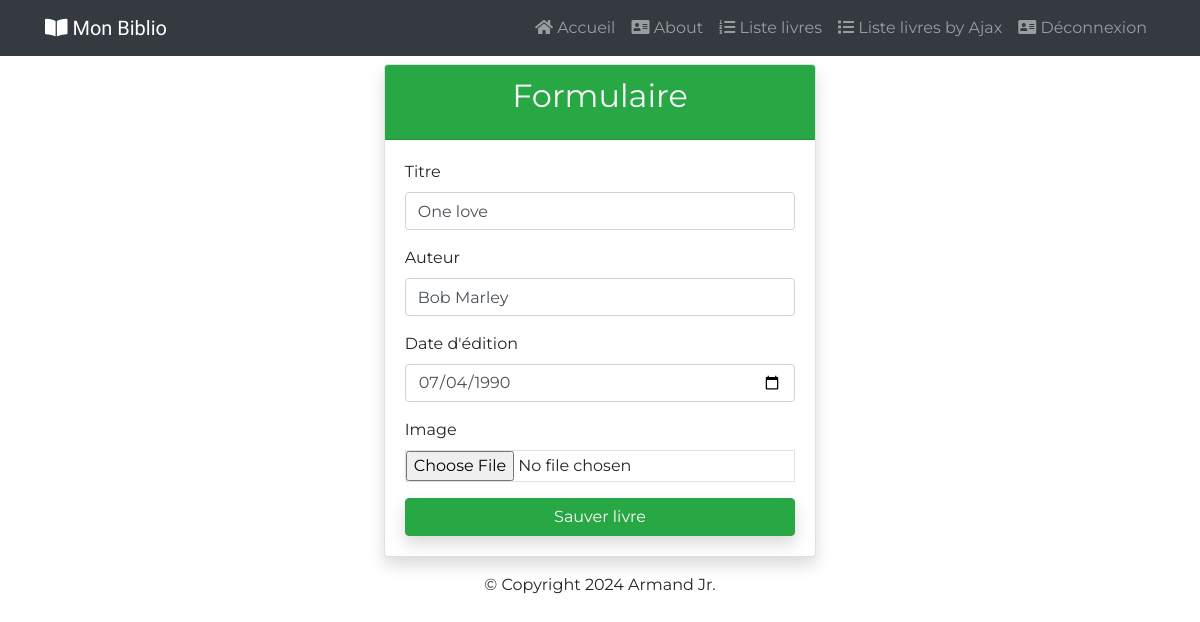
The app's page /index.php?p=update-livre&id=13 (signed in) with its own data.
### tables this page shows
CREATE TABLE IF NOT EXISTS `livres` (
  `id` int NOT NULL AUTO_INCREMENT,
  `titre` varchar(255) NOT NULL,
  `auteur` varchar(255) NOT NULL,
  `date_edition` date NOT NULL,
  `image` varchar(255) NOT NULL,
  `created_at` datetime NOT NULL DEFAULT CURRENT_TIMESTAMP,
  PRIMARY KEY (`id`)
);

### models/Livre.class.php (called while the page is built, shortened)
<?php
class Livre
{
    private $titre;
    private $auteur;
    private $date_edition;
    public function __construct($id, $titre, $auteur, $date_edition, $image, $created_at = null)
    {
        $this->titre        = $titre;
        $this->auteur       = $auteur;
        $this->date_edition = $date_edition;
    }
    public function getTitre()
    {
        return $this->titre;
    }
    public function getAuteur()
    {
        return $this->auteur;
    }
    public function getDateEdition()
    {
        return $this->date_edition;
    }
}

### models/DbConnection.class.php (called while the page is built, shortened)
<?php
abstract class DbConnection
{
    private static $pdo;
    private static function getConnection() : void
    {
        $dsn  = 'mysql:host=' . Config::DB_HOST . ';dbname=' . Config::DB_NAME;
        $user = Config::DB_USER;
        $pass = Config::DB_PASS;
        try
        {
            self::$pdo = new PDO($dsn, $user, $pass);
            self::$pdo->setAttribute(PDO::ATTR_ERRMODE, PDO::ERRMODE_EXCEPTION);
        }
        catch (PDOException $e)
        {
            echo "erreur de pdo {$e->getMessage()}";
        }
    }
    protected function getPdo() : mixed
    {
        return self::$pdo;
    }
}

### models/Services.class.php (called while the page is built, shortened)
<?php
require_once 'DbConnection.class.php';
abstract class Services extends DbConnection
{
    protected function verifyInput($data)
    {
        $data = trim($data);
        $data = stripslashes($data);
        $data = htmlspecialchars($data);
        return $data;
    }
    public function select($table) : self
    {
        $table = $this->verifyInput($table);
        return $this;
    }
    public function where($fields, $operand) : self
    {
        $fields = $this->verifyInput($fields);
        $operand = $this->verifyInput($operand);
        return $this;
    }
}

### views/livre/formulaire-livre.view.php (the view, shortened to what this page needs)
<?php if(isset($_GET['id']) && ! $livre) : ?>
<?php PageController::errorPage(); ?>
<?php else : ?>
<div class="col-md-8 col-lg-5 mx-auto mt-2">
    <div class="card shadow">
        <div class="card-header bg-success text-light">
            <h2 class="card-title text-center">Formulaire</h2>
        </div>
        <div class="card-body">
            <form action="?p=save-livre" method="post" enctype="multipart/form-data">
                <div class="form-group">
                    <label for="titre">Titre</label>
                    <input type="text" class="form-control" id="titre" name="titre" placeholder="Titre du livre" required value="<?php echo ($livre) ? $livre->getTitre() : ""; ?>">
                </div>
                <div class="form-group">
                    <label for="auteur">Auteur</label>
                    <input type="text" class="form-control" id="auteur" name="auteur" placeholder="Auteur du livre" required value="<?php echo ($livre) ? $livre->getAuteur() : ""; ?>">
                </div>
                <div class="form-group">
                    <label for="date_edition">Date d'édition</label>
                    <input type="date" class="form-control" id="date_edition" name="date_edition" placeholder="Date d'édition du livre" required value="<?php echo ($livre) ? $livre->getDateEdition() : ""; ?>">
                </div>
                <div class="form-group">
                    <label for="image">Image</label>
                    <input type="file" class="form-control-file border" id="image" name="image">
                </div>
                <button type="submit" class="btn btn-block btn-success mt-3 shadow" name="submit">Sauver livre</button>
            </form>
        </div>
    </div>
</div>
<?php endif; ?>

### public/assets/css/styles.css (style rules this page uses)
body { font-family: "Montserrat-r", sans-serif; }

### records on screen
livres: titre "One love", auteur "Bob Marley", date_edition "07/04/1990"

### other values on screen
Date("Y") "2024"
